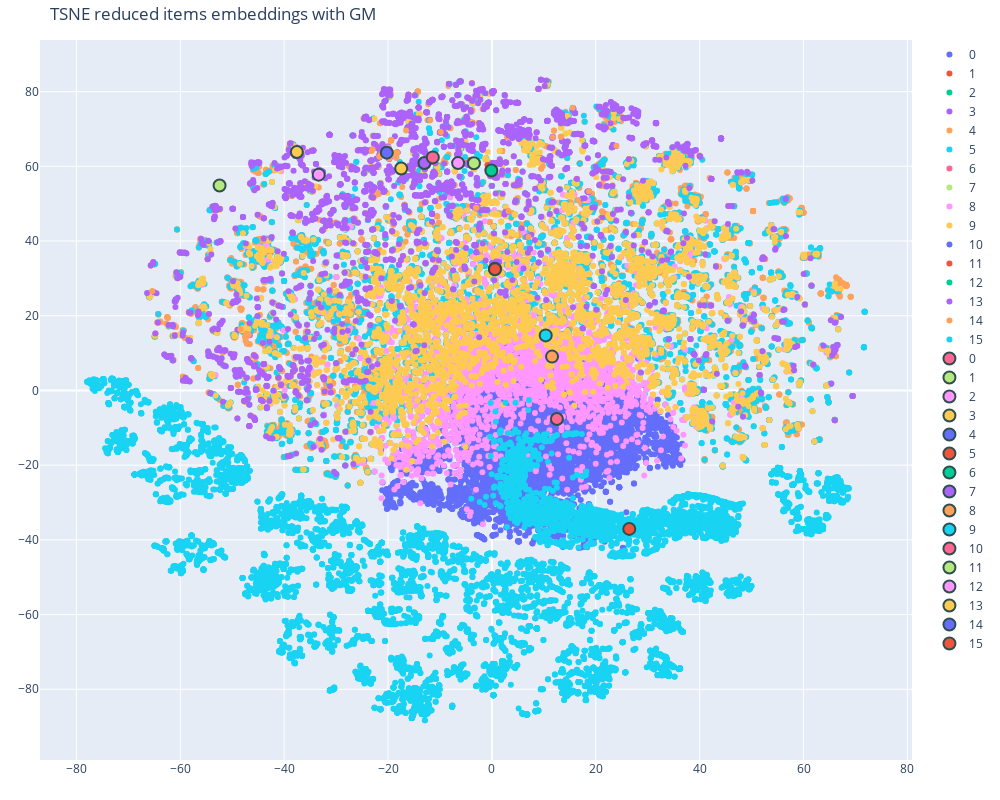

Notebook cell for this chart:
### Code cell
fig = go.Figure()

for label in np.unique(item_labels):
    label_embedding=tsne_items_embeddings[:-gm.n_components][item_labels==label]
    fig.add_trace(go.Scatter(x=label_embedding[:,0], y=label_embedding[:,1], name=str(label), mode='markers'))

for c in range(gm.n_components):
    fig.add_trace(go.Scatter(x=[tsne_items_embeddings[-gm.n_components+c, 0]], y=[tsne_items_embeddings[-gm.n_components+c, 1]], 
                             name=str(c), mode='markers', 
                             marker=dict(size=12,
                                        line=dict(width=2,
                                        color='DarkSlateGrey'))))


fig.update_layout(title='TSNE reduced items embeddings with GM',
                  margin=dict(l=40, r=40, t=40, b=40),
                  width=1000, height=800)
fig.write_html(f'./images/items_tsne{tsne.init}_{gm.n_components}_{gm.init_params}_{opt.dataset}_{opt.hiddenSize}_{global_run_id.split("-")[-1]}.html')
fig.show()

### Figure 1 — Plotly figure (JSON) as saved in the notebook; plotly's stock layout.template omitted (floating-point values rounded to 4 significant figures; data arrays with more than 128 entries replaced by an {"elided": "..."} marker saying what was removed)
{"data": [{"mode": "markers", "name": "0", "type": "scatter", "x": {"elided": "5170 float values"}, "y": {"elided": "5170 float values"}}, {"mode": "markers", "name": "1", "type": "scatter", "x": [-52.39, -52.49, -52.62, -52.31, -52.26, -52.76, -52.76, -52.31, -52.17, -52.53, -52.31, -52.34, -52.62, -52.53, -52.52], "y": [54.89, 54.9, 54.94, 54.86, 54.84, 54.98, 54.98, 54.86, 54.76, 54.92, 54.86, 54.87, 54.94, 54.92, 54.92]}, {"mode": "markers", "name": "2", "type": "scatter", "x": [-6.568, -6.544, -6.318, -6.576, -6.574, -6.546, -11.12, -6.591, -6.578, -6.605], "y": [60.88, 60.89, 60.67, 60.87, 60.83, 60.85, 61.37, 61.01, 60.82, 60.78]}, {"mode": "markers", "name": "3", "type": "scatter", "x": [-2.917, -37.68, -38.85, -37.08, -37.32, -37.08, -37.52, -2.906, -36.74, -37.3, -39.1, -34.68, -38.7, -38.59, -37.59, -37.61, -37.64, -38.71, -38.04, -38.06, -37.74, -61.85, -35.5, -36.66, -37.56, 2.627, -37.06, -37.1, -37.47, -37.58, -36.68, -1.976, -36.39, -37.72, -39.5, -38.33, -38.35], "y": [56.65, 63.77, 64.05, 64.12, 63.65, 64.45, 65.06, 56.67, 63.94, 64.19, 64.79, 64.2, 64.1, 65.55, 63.86, 63.9, 63.97, 65.77, 64.02, 64.22, 63.68, 9.156, 63.74, 62.93, 63.69, 55.26, 62.25, 62.21, 63.63, 63.83, 63.38, 55.28, 64.99, 64.18, 62.81, 64.71, 64.89]}, {"mode": "markers", "name": "4", "type": "scatter", "x": {"elided": "4900 float values"}, "y": {"elided": "4900 float values"}}, {"mode": "markers", "name": "5", "type": "scatter", "x": {"elided": "5564 float values"}, "y": {"elided": "5564 float values"}}, {"mode": "markers", "name": "6", "type": "scatter", "x": [-0.152, 0.4082, 0.2577, -0.0775, -0.04563, -0.3793, -0.2832, -0.2988, 0.08067, 0.1936, -0.4614, -0.4971, -0.125, 0.2587, -0.4204, -0.157, -0.4784, -0.1699, 0.3917], "y": [58.75, 58.71, 58.95, 60.3, 57.65, 57.4, 58.53, 58.59, 58.36, 59.84, 58.52, 59.32, 58.94, 59.05, 58.97, 59.05, 59.79, 59.05, 58.77]}, {"mode": "markers", "name": "7", "type": "scatter", "x": [-13.5, -13.12, -13.31, -13.07, -13.04, -12.96, -13.12, -13.46, -13.4, -12.89, -12.81, -11.55, -12.8, -11.5, -12.83, -12.85, -12.82, -12.86, -12.78], "y": [60.24, 61.28, 61.54, 61.17, 60.62, 60.81, 61.01, 60.48, 61.31, 60.8, 60.81, 61.35, 60.84, 61.34, 60.8, 60.86, 60.85, 60.81, 60.85]}, {"mode": "markers", "name": "8", "type": "scatter", "x": {"elided": "3515 float values"}, "y": {"elided": "3515 float values"}}, {"mode": "markers", "name": "9", "type": "scatter", "x": {"elided": "4295 float values"}, "y": {"elided": "4295 float values"}}, {"mode": "markers", "name": "10", "type": "scatter", "x": [-11.36, -11.35, -11.37, -11.38, -11.37, -11.37, -11.35, -11.37], "y": [62.45, 62.45, 62.46, 62.46, 62.44, 62.45, 62.45, 62.41]}, {"mode": "markers", "name": "11", "type": "scatter", "x": [0.9469, -3.169, -3.785, -3.434, -4.205, -0.8733, -3.518, -3.756, -3.654, -3.215, -4.051, -0.5549, -0.514, -3.232, -3.356, -3.249, -3.232, -3.31, -2.997, -4.658, -4.609, -4.552, -4.923, -23.34], "y": [60.9, 60.43, 61.78, 60.69, 61.72, 60.36, 60.89, 60.98, 61.3, 60.48, 60.54, 60.24, 60.38, 60.82, 61.25, 60.87, 61.1, 61.15, 61.05, 60.75, 60.65, 60.5, 60.79, 61.52]}, {"mode": "markers", "name": "12", "type": "scatter", "x": [-32.55, -33.42, -33.39, -33.59, -33.39, -33.37, -33.64, -33.36, 1.284, -33.35, -32.74, -32.53, -33.38, -32.51, -33.39], "y": [57.14, 57.43, 57.57, 57.5, 57.73, 57.54, 57.46, 57.68, 69.61, 57.67, 58.67, 58.46, 57.7, 58.48, 57.57]}, {"mode": "markers", "name": "13", "type": "scatter", "x": {"elided": "2500 float values"}, "y": {"elided": "2500 float values"}}, {"mode": "markers", "name": "14", "type": "scatter", "x": [-16.52, -47.26, -47.04, -47.49, -47.48, -19.2, -47.44, -47.24, -47.44, -48.42, -47.12, -47.18, -47.49, -20.31, -47.25, -2.971, -46.87, -19.01, 7.043, 13.26, 16.58, 21.43, 21.2, -18.42, -46.61, -47.15, -46.8, -19.77, -19.39, 11.74, -20.18, -19.29, 3.204, -3.059, -65.37, -9.849, -19.99, -20.2, 18.69, -19.37, -21.66, -21.65, -18.56, -19.4, -18.31, -18.21, -19.43, -22.97, -18.65, -23.15, -19.92, -18.5, -19.93, -18.41, -11.89, -19.48, -18.76, -21.26, -19.43, 23.98, 13.28, 15.55], "y": [69.6, 14.4, 14.85, 14.39, 14.53, 63.43, 14.26, 15.28, 14.57, 16.38, 12.58, 12.65, 14.27, 63.61, 14.47, 48.92, 12.43, 63.39, 41.1, 67.94, 50.99, 47.71, 47.99, 62.3, 12.38, 12.54, 14.93, 62.09, 67.03, 67.8, 63.68, 63.37, 47.98, 48.93, 26.62, 69.21, 63.26, 63.55, 53.32, 67.04, 62.68, 62.54, 63.58, 66.92, 63.67, 63.69, 67.02, 64.56, 63.53, 64.11, 64.93, 63.6, 65.03, 63.64, 72.35, 66.87, 63.6, 63.35, 66.99, 65.49, 67.91, 75.65]}, {"mode": "markers", "name": "15", "type": "scatter", "x": {"elided": "11331 float values"}, "y": {"elided": "11331 float values"}}, {"marker": {"line": {"color": "DarkSlateGrey", "width": 2}, "size": 12}, "mode": "markers", "name": "0", "type": "scatter", "x": [12.51], "y": [-7.629]}, {"marker": {"line": {"color": "DarkSlateGrey", "width": 2}, "size": 12}, "mode": "markers", "name": "1", "type": "scatter", "x": [-52.43], "y": [54.89]}, {"marker": {"line": {"color": "DarkSlateGrey", "width": 2}, "size": 12}, "mode": "markers", "name": "2", "type": "scatter", "x": [-6.511], "y": [60.87]}, {"marker": {"line": {"color": "DarkSlateGrey", "width": 2}, "size": 12}, "mode": "markers", "name": "3", "type": "scatter", "x": [-37.55], "y": [63.86]}, {"marker": {"line": {"color": "DarkSlateGrey", "width": 2}, "size": 12}, "mode": "markers", "name": "4", "type": "scatter", "x": [0.5725], "y": [32.59]}, {"marker": {"line": {"color": "DarkSlateGrey", "width": 2}, "size": 12}, "mode": "markers", "name": "5", "type": "scatter", "x": [0.5924], "y": [32.44]}, {"marker": {"line": {"color": "DarkSlateGrey", "width": 2}, "size": 12}, "mode": "markers", "name": "6", "type": "scatter", "x": [-0.1033], "y": [58.9]}, {"marker": {"line": {"color": "DarkSlateGrey", "width": 2}, "size": 12}, "mode": "markers", "name": "7", "type": "scatter", "x": [-12.99], "y": [60.89]}, {"marker": {"line": {"color": "DarkSlateGrey", "width": 2}, "size": 12}, "mode": "markers", "name": "8", "type": "scatter", "x": [11.58], "y": [9.065]}, {"marker": {"line": {"color": "DarkSlateGrey", "width": 2}, "size": 12}, "mode": "markers", "name": "9", "type": "scatter", "x": [10.36], "y": [14.74]}, {"marker": {"line": {"color": "DarkSlateGrey", "width": 2}, "size": 12}, "mode": "markers", "name": "10", "type": "scatter", "x": [-11.38], "y": [62.39]}, {"marker": {"line": {"color": "DarkSlateGrey", "width": 2}, "size": 12}, "mode": "markers", "name": "11", "type": "scatter", "x": [-3.461], "y": [60.83]}, {"marker": {"line": {"color": "DarkSlateGrey", "width": 2}, "size": 12}, "mode": "markers", "name": "12", "type": "scatter", "x": [-33.34], "y": [57.77]}, {"marker": {"line": {"color": "DarkSlateGrey", "width": 2}, "size": 12}, "mode": "markers", "name": "13", "type": "scatter", "x": [-17.47], "y": [59.41]}, {"marker": {"line": {"color": "DarkSlateGrey", "width": 2}, "size": 12}, "mode": "markers", "name": "14", "type": "scatter", "x": [-20.24], "y": [63.66]}, {"marker": {"line": {"color": "DarkSlateGrey", "width": 2}, "size": 12}, "mode": "markers", "name": "15", "type": "scatter", "x": [26.45], "y": [-37.07]}], "layout": {"height": 800, "margin": {"b": 40, "l": 40, "r": 40, "t": 40}, "title": {"text": "TSNE reduced items embeddings with GM"}, "width": 1000}}
